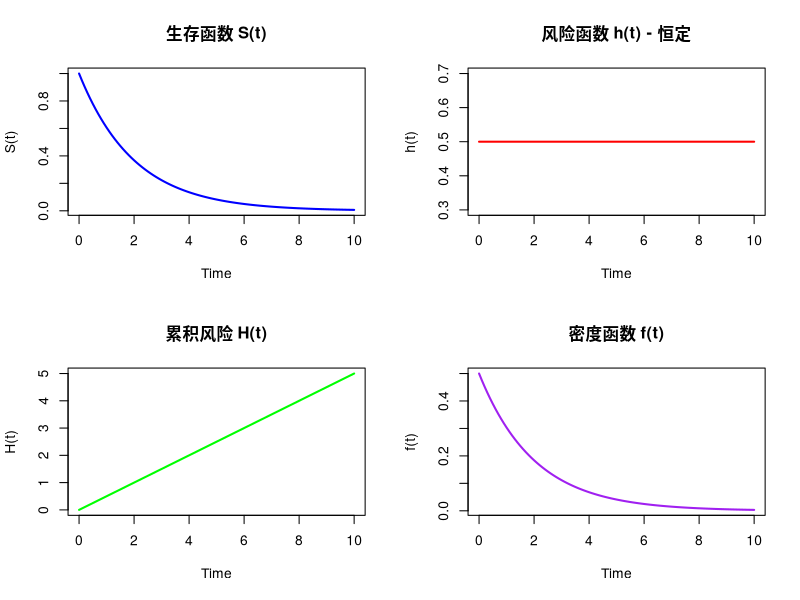
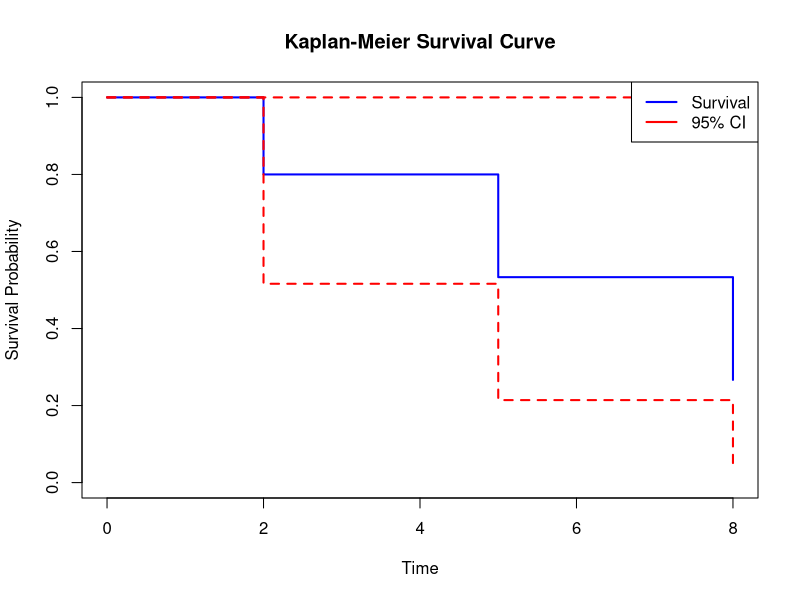
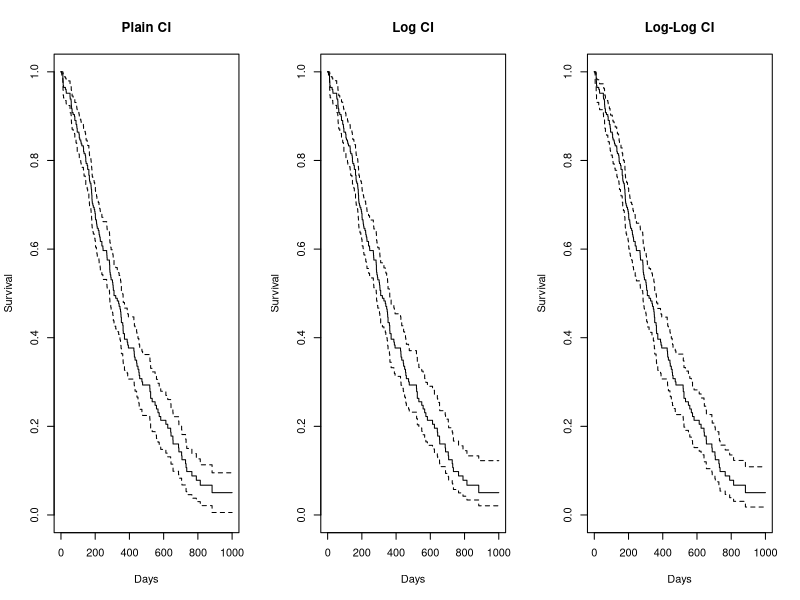
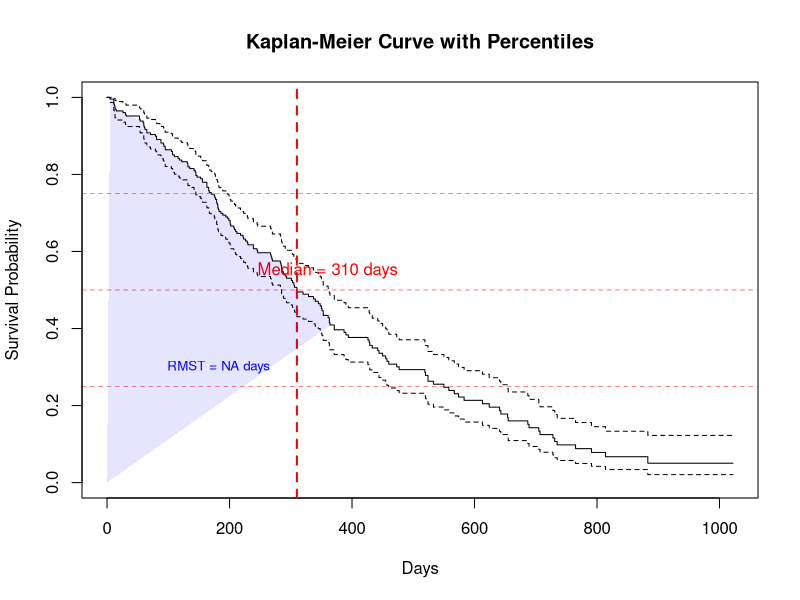
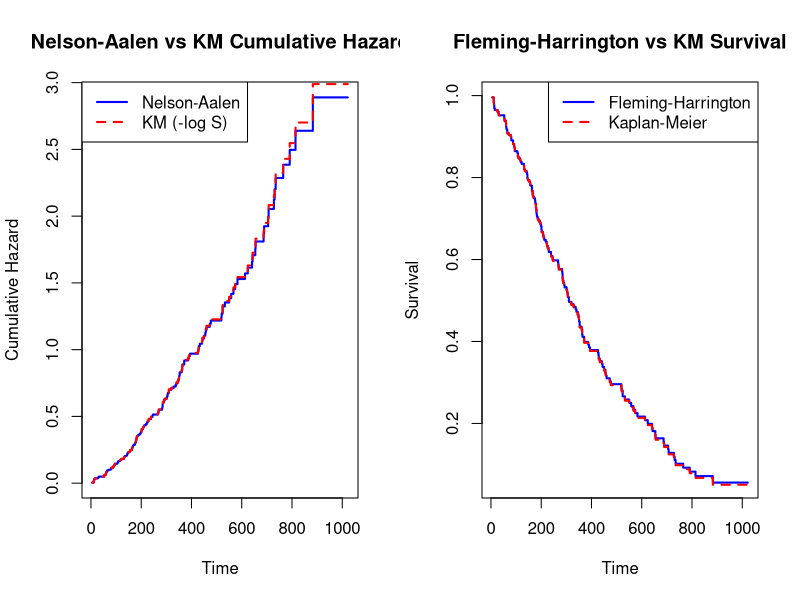
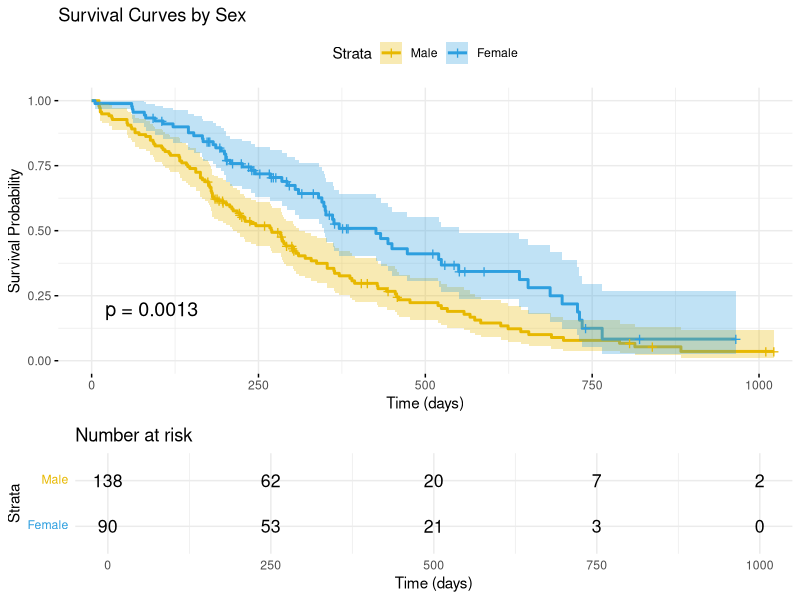
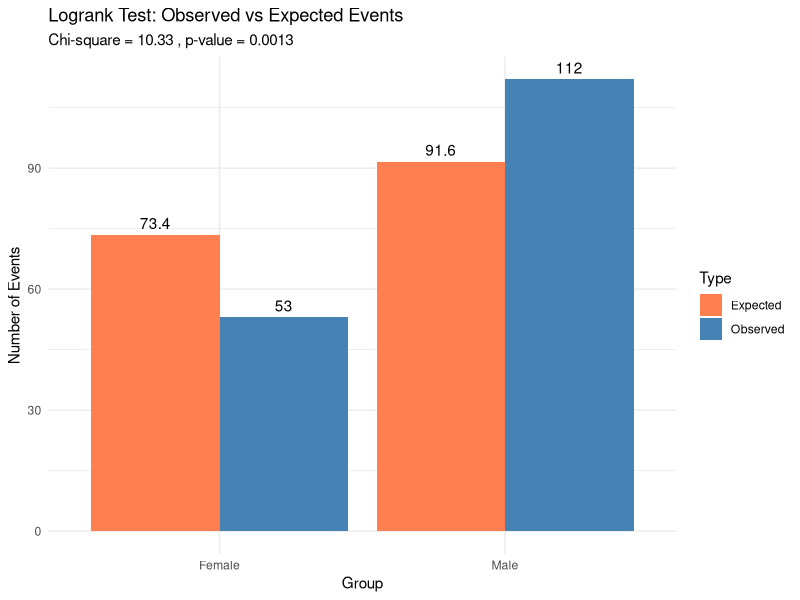
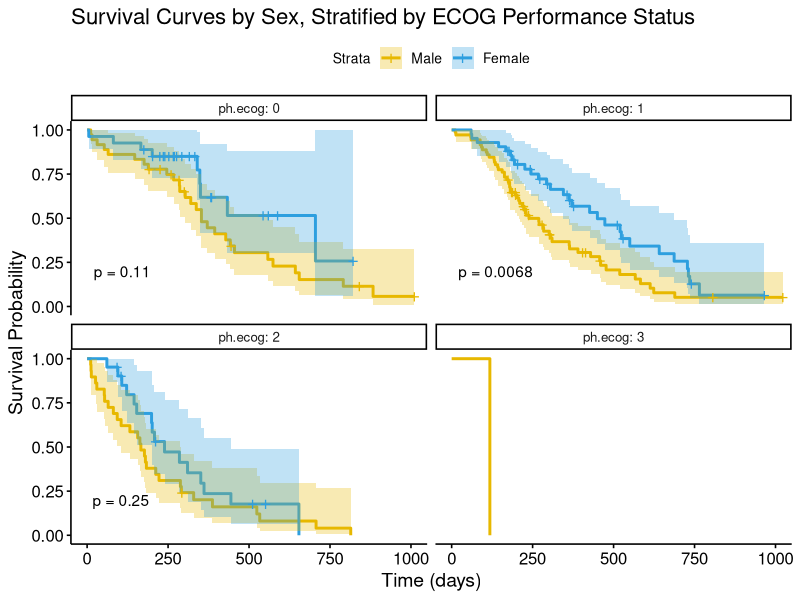

Reproduce these figures in R, in order. (Note: this script raises an error after producing the figures.)
## ---- chunk 1
knitr::opts_chunk$set(echo = TRUE, warning = FALSE, message = FALSE,
                      fig.width = 8, fig.height = 6)
library(survival)
library(survminer)
library(ggplot2)
library(dplyr)
library(knitr)
library(gridExtra)
## ---- chunk 2
# 示例：生成模拟数据展示基本函数关系
t <- seq(0, 10, 0.1)
lambda <- 0.5  # 指数分布参数

# 四个基本函数
h_t <- lambda  # 恒定hazard
H_t <- lambda * t  # 累积hazard
S_t <- exp(-lambda * t)  # 生存函数
f_t <- lambda * exp(-lambda * t)  # 密度函数
F_t <- 1 - S_t  # 累积分布函数

# 可视化
par(mfrow = c(2, 2))
plot(t, S_t, type = "l", lwd = 2, col = "blue",
     main = "生存函数 S(t)", ylab = "S(t)", xlab = "Time")
plot(t, h_t * rep(1, length(t)), type = "l", lwd = 2, col = "red",
     main = "风险函数 h(t) - 恒定", ylab = "h(t)", xlab = "Time")
plot(t, H_t, type = "l", lwd = 2, col = "green",
     main = "累积风险 H(t)", ylab = "H(t)", xlab = "Time")
plot(t, f_t, type = "l", lwd = 2, col = "purple",
     main = "密度函数 f(t)", ylab = "f(t)", xlab = "Time")
par(mfrow = c(1, 1))
## ---- chunk 3
# 验证指数分布的条件概率和无记忆性
lambda <- 0.3
s <- 2
t <- 3

# P(T > s+t | T > s) = S(s+t) / S(s)
S_s <- exp(-lambda * s)
S_st <- exp(-lambda * (s + t))
cond_prob <- S_st / S_s

# 结果展示
result_df <- data.frame(
  Method = c("条件概率 P(T>5|T>2)", "直接计算 P(T>3)", "差异"),
  Value = c(cond_prob, exp(-lambda * t), abs(cond_prob - exp(-lambda * t)))
)
kable(result_df, digits = 6, caption = "指数分布无记忆性验证")
## ---- chunk 4
# 模拟右删失数据
set.seed(123)
n <- 100

# 真实事件时间（指数分布）
true_time <- rexp(n, rate = 0.2)

# 删失时间（均匀分布）
censor_time <- runif(n, 0, 15)

# 观测时间和删失指示
obs_time <- pmin(true_time, censor_time)
event <- as.numeric(true_time <= censor_time)

# 创建生存对象
surv_obj <- Surv(time = obs_time, event = event)

# 汇总统计
summary_df <- data.frame(
  Item = c("样本量", "事件数", "删失数", "删失率"),
  Value = c(n, sum(event), sum(1 - event),
            paste0(round(mean(1 - event) * 100, 1), "%"))
)
kable(summary_df, col.names = c("项目", "值"), caption = "右删失数据汇总")

head(data.frame(obs_time, event, surv_obj), 10)
## ---- chunk 5
# 示例：研究从1990年开始，但只观察1985年后出生且存活到1990年的个体
set.seed(456)
n <- 50

# 出生时间（1985-1990之间）
birth_year <- runif(n, 1985, 1990)

# 进入研究时间（1990年）
entry_year <- 1990

# 事件时间（从出生算起）
event_year <- birth_year + rexp(n, rate = 0.1)

# 删失时间（研究结束于2000年）
censor_year <- 2000

# 只观察存活到1990年的个体
entry_time <- entry_year - birth_year  # 左截断时间
obs_time <- pmin(event_year, censor_year) - birth_year
event <- as.numeric(event_year < censor_year)

# 左截断数据
left_trunc_data <- data.frame(
  entry = entry_time,
  exit = obs_time,
  event = event
)

kable(head(left_trunc_data), digits = 1,
      caption = paste0("左截断数据示例（所有个体在时间 ", round(unique(entry_time), 1), " 进入研究）"))
## ---- chunk 6
# 示例数据：2, 3+, 5, 8, 8+  (+ 表示删失)
time <- c(2, 3, 5, 8, 8)
event <- c(1, 0, 1, 1, 0)

# 创建KM表格
km_table <- data.frame(
  t = c(0, 2, 3, 5, 8),
  n_risk = c(5, 5, 4, 3, 2),
  n_event = c(0, 1, 0, 1, 1),
  n_censor = c(0, 0, 1, 0, 1),
  survival = c(1, 0.8, 0.8, 0.533, 0.267)
)

km_table$hazard <- km_table$n_event / km_table$n_risk
km_table$se_component <- ifelse(km_table$n_event > 0,
                                 km_table$n_event / (km_table$n_risk * (km_table$n_risk - km_table$n_event)),
                                 0)

print(km_table)

# 计算Greenwood标准误（在t=8时）
greenwood_sum <- sum(km_table$se_component[km_table$t <= 8 & km_table$n_event > 0])
se_s8 <- km_table$survival[km_table$t == 8] * sqrt(greenwood_sum)

cat("\nGreenwood方差成分之和:", greenwood_sum, "\n")
cat("SE(S(8)):", se_s8, "\n")
## ---- chunk 7
# 使用survival包计算
km_fit <- survfit(Surv(time, event) ~ 1)

# 查看详细结果
summary(km_fit)

# 绘制KM曲线
plot(km_fit, conf.int = TRUE,
     xlab = "Time", ylab = "Survival Probability",
     main = "Kaplan-Meier Survival Curve",
     col = c("blue", "red", "red"),
     lwd = 2)
legend("topright", c("Survival", "95% CI"),
       col = c("blue", "red"), lwd = 2)
## ---- chunk 8
# 使用lung数据集
data(lung)
lung_clean <- lung %>% filter(!is.na(sex))

# 计算不同类型的置信区间
km_plain <- survfit(Surv(time, status - 1) ~ 1, data = lung_clean, conf.type = "plain")
km_log <- survfit(Surv(time, status - 1) ~ 1, data = lung_clean, conf.type = "log")
km_loglog <- survfit(Surv(time, status - 1) ~ 1, data = lung_clean, conf.type = "log-log")

# 比较在特定时间点的CI
time_point <- 365

# 提取在该时间点的估计
summary(km_plain, times = time_point)$surv
summary(km_log, times = time_point)$surv
summary(km_loglog, times = time_point)$surv

# 可视化比较
par(mfrow = c(1, 3))
plot(km_plain, conf.int = TRUE, main = "Plain CI",
     xlab = "Days", ylab = "Survival", xlim = c(0, 1000))
plot(km_log, conf.int = TRUE, main = "Log CI",
     xlab = "Days", ylab = "Survival", xlim = c(0, 1000))
plot(km_loglog, conf.int = TRUE, main = "Log-Log CI", # Default method
     xlab = "Days", ylab = "Survival", xlim = c(0, 1000))
par(mfrow = c(1, 1))
## ---- chunk 9
# 给定n=13的KM乘积形式：
# S(τ1)=10/11, S(τ2)=(10/11)×(9/10), S(τ3)=(10/11)×(9/10)×(7/8),
# S(τ4)=(10/11)×(9/10)×(7/8)×(4/6), S(τ5)=(...)×(1/2), S(τ6)=0

n_total <- 13

# 步骤1：从乘积分母读取ri，从(ri-di)/ri推di
backward_data <- data.frame(
  time = paste0("τ", 1:6),
  factor = c("10/11", "9/10", "7/8", "4/6", "1/2", "0/1"),
  r_i = c(11, 10, 8, 6, 2, 1),
  d_i = c(1, 1, 1, 2, 1, 1)
)

# 步骤2：计算审查数 ci = (ri - di) - r(i+1)
backward_data$c_i <- c(
  (11-1) - 10,  # τ1后
  (10-1) - 8,   # τ2后
  (8-1) - 6,    # τ3后
  (6-2) - 2,    # τ4后
  (2-1) - 1,    # τ5后
  0             # τ6后
)

print(backward_data[, c("time", "factor", "r_i", "d_i", "c_i")])

# 步骤3：验证
cat("\n验证:\n")
cat("失败总数 =", sum(backward_data$d_i), "\n")
cat("τ1前审查 = n - r1 =", n_total - backward_data$r_i[1], "\n")
cat("τ1后审查 =", sum(backward_data$c_i), "\n")
cat("总审查数k =", (n_total - backward_data$r_i[1]) + sum(backward_data$c_i), "\n")
cat("总计 =", sum(backward_data$d_i) + (n_total - backward_data$r_i[1]) + sum(backward_data$c_i),
    "(= n) ✓\n")
## ---- chunk 10
# 使用lung数据
km_lung <- survfit(Surv(time, status - 1) ~ 1, data = lung_clean)

# 提取中位生存时间
median_surv <- surv_median(km_lung)
cat("中位生存时间:", round(median_surv$median, 1), "天\n")
cat("95% CI:", round(median_surv$lower, 1), "到", round(median_surv$upper, 1), "天\n\n")

# 计算25%, 50%, 75%分位数
quantiles <- quantile(km_lung, probs = c(0.25, 0.5, 0.75))
cat("生存百分位数:\n")
print(quantiles)

# 计算RMST - 仅提取关键信息
tau <- 365
rmst_obj <- summary(km_lung, rmean = tau)
rmst_value <- rmst_obj$table["*rmean"]
rmst_se <- rmst_obj$table["*se(rmean)"]

cat("\n限制性平均生存时间 (RMST at τ=365天):\n")
cat("RMST =", round(rmst_value, 1), "天\n")
cat("SE =", round(rmst_se, 2), "\n")
cat("95% CI = [", round(rmst_value - 1.96*rmst_se, 1), ",",
    round(rmst_value + 1.96*rmst_se, 1), "]\n")

# 可视化：显示中位生存时间和百分位数
plot(km_lung, conf.int = TRUE,
     xlab = "Days", ylab = "Survival Probability",
     main = "Kaplan-Meier Curve with Percentiles")
abline(h = c(0.25, 0.5, 0.75), col = "red", lty = 2, lwd = 0.5)
abline(v = median_surv$median, col = "red", lty = 2, lwd = 2)
text(median_surv$median + 50, 0.55,
     paste("Median =", round(median_surv$median, 1), "days"), col = "red")
# 标注阴影区域表示RMST
polygon(c(0, km_lung$time[km_lung$time <= tau],
          tau, 0),
        c(0, km_lung$surv[km_lung$time <= tau],
          km_lung$surv[max(which(km_lung$time <= tau))], 0),
        col = rgb(0, 0, 1, 0.1), border = NA)
text(tau/2, 0.3, paste("RMST =", round(rmst_value, 0), "days"),
     col = "blue", cex = 0.8)
## ---- chunk 11
# 计算Nelson-Aalen累积风险估计
km_lung <- survfit(Surv(time, status - 1) ~ 1, data = lung_clean)

# 提取累积风险
na_est <- data.frame(
  time = km_lung$time,
  n_event = km_lung$n.event,
  n_risk = km_lung$n.risk,
  cumhaz = cumsum(km_lung$n.event / km_lung$n.risk)  # Nelson-Aalen
)

# KM隐含的累积风险
na_est$cumhaz_km <- -log(km_lung$surv)

# Fleming-Harrington估计
na_est$surv_fh <- exp(-na_est$cumhaz)
na_est$surv_km <- km_lung$surv

# 比较
head(na_est, 10)

# 可视化比较
par(mfrow = c(1, 2))
plot(na_est$time, na_est$cumhaz, type = "s", col = "blue", lwd = 2,
     xlab = "Time", ylab = "Cumulative Hazard",
     main = "Nelson-Aalen vs KM Cumulative Hazard")
lines(na_est$time, na_est$cumhaz_km, type = "s", col = "red", lwd = 2, lty = 2)
legend("topleft", c("Nelson-Aalen", "KM (-log S)"),
       col = c("blue", "red"), lwd = 2, lty = c(1, 2))

plot(na_est$time, na_est$surv_fh, type = "s", col = "blue", lwd = 2,
     xlab = "Time", ylab = "Survival",
     main = "Fleming-Harrington vs KM Survival")
lines(na_est$time, na_est$surv_km, type = "s", col = "red", lwd = 2, lty = 2)
legend("topright", c("Fleming-Harrington", "Kaplan-Meier"),
       col = c("blue", "red"), lwd = 2, lty = c(1, 2))
par(mfrow = c(1, 1))
## ---- chunk 12
# 示例数据：两组的生存时间
group1_time <- c(6, 7, 10, 15, 19, 25)
group1_event <- c(1, 1, 1, 1, 0, 0)

group2_time <- c(1, 1, 2, 2, 3, 4, 4, 8, 17, 23)
group2_event <- c(1, 1, 1, 1, 1, 0, 1, 1, 0, 0)

# 合并数据
surv_data <- data.frame(
  time = c(group1_time, group2_time),
  event = c(group1_event, group2_event),
  group = c(rep("Group 1", length(group1_time)),
            rep("Group 2", length(group2_time)))
)

# 使用survival包进行logrank检验
logrank_test <- survdiff(Surv(time, event) ~ group, data = surv_data)
print(logrank_test)

# 手工构建logrank表格（仅显示有事件的时间）
event_times <- sort(unique(surv_data$time[surv_data$event == 1]))

logrank_table <- data.frame(
  time = event_times,
  n1 = sapply(event_times, function(t) sum(surv_data$time >= t & surv_data$group == "Group 1")),
  n2 = sapply(event_times, function(t) sum(surv_data$time >= t & surv_data$group == "Group 2")),
  d1 = sapply(event_times, function(t) sum(surv_data$time == t & surv_data$event == 1 & surv_data$group == "Group 1")),
  d2 = sapply(event_times, function(t) sum(surv_data$time == t & surv_data$event == 1 & surv_data$group == "Group 2"))
)

logrank_table$n_total <- logrank_table$n1 + logrank_table$n2
logrank_table$d_total <- logrank_table$d1 + logrank_table$d2
logrank_table$E1 <- (logrank_table$n1 * logrank_table$d_total) / logrank_table$n_total
logrank_table$V <- with(logrank_table,
                        (n1 * n2 * d_total * (n_total - d_total)) /
                          (n_total^2 * (n_total - 1)))

print(logrank_table)

# 计算检验统计量
O1 <- sum(logrank_table$d1)
E1 <- sum(logrank_table$E1)
V <- sum(logrank_table$V)
chi_sq <- (O1 - E1)^2 / V
p_value <- 1 - pchisq(chi_sq, df = 1)

# 结果汇总
test_results <- data.frame(
  Statistic = c("Observed (O1)", "Expected (E1)", "Variance (V)", "χ²", "p-value"),
  Value = c(O1, round(E1, 2), round(V, 2), round(chi_sq, 3), format.pval(p_value))
)
kable(test_results, caption = "Logrank检验统计量计算")
## ---- chunk 13
# 使用lung数据集按性别分组
km_sex <- survfit(Surv(time, status - 1) ~ sex, data = lung_clean)

# 使用survminer绘制美观的KM曲线
ggsurvplot(km_sex,
           data = lung_clean,
           pval = TRUE,  # 显示p值
           conf.int = TRUE,  # 显示置信区间
           risk.table = TRUE,  # 显示风险表
           risk.table.height = 0.3,
           xlab = "Time (days)",
           ylab = "Survival Probability",
           title = "Survival Curves by Sex",
           legend.labs = c("Male", "Female"),
           palette = c("#E7B800", "#2E9FDF"),
           ggtheme = theme_minimal())
## ---- chunk 14
# Logrank (G^{0,0})
logrank <- survdiff(Surv(time, status - 1) ~ sex, data = lung_clean, rho = 0)
cat("Logrank Test (rho=0):\n")
print(logrank)

# Peto-Peto / Wilcoxon (G^{1,0})
wilcoxon <- survdiff(Surv(time, status - 1) ~ sex, data = lung_clean, rho = 1)
cat("\nWilcoxon Test (rho=1, emphasizes early differences):\n")
print(wilcoxon)

# 检验结果比较
comparison_df <- data.frame(
  Test = c("Logrank (rho=0)", "Wilcoxon (rho=1)"),
  Chi_square = c(round(logrank$chisq, 3), round(wilcoxon$chisq, 3)),
  p_value = c(format.pval(1 - pchisq(logrank$chisq, 1)),
              format.pval(1 - pchisq(wilcoxon$chisq, 1)))
)
kable(comparison_df, caption = "Logrank vs Wilcoxon检验比较")

# 可视化观测值 vs 期望值
test_comparison <- data.frame(
  Group = c("Male", "Female"),
  Observed = logrank$obs,
  Expected = logrank$exp
)

# 创建条形图比较
library(tidyr)
test_long <- test_comparison %>%
  pivot_longer(cols = c(Observed, Expected),
               names_to = "Type", values_to = "Count")

ggplot(test_long, aes(x = Group, y = Count, fill = Type)) +
  geom_bar(stat = "identity", position = "dodge") +
  labs(title = "Logrank Test: Observed vs Expected Events",
       subtitle = paste("Chi-square =", round(logrank$chisq, 2),
                       ", p-value =", round(1 - pchisq(logrank$chisq, 1), 4)),
       x = "Group", y = "Number of Events") +
  scale_fill_manual(values = c("Observed" = "steelblue", "Expected" = "coral")) +
  theme_minimal() +
  geom_text(aes(label = round(Count, 1)), position = position_dodge(0.9), vjust = -0.5)
## ---- chunk 15
# 示例：控制ECOG表现状态后比较性别差异
# 首先检查数据
table(lung_clean$sex, lung_clean$ph.ecog)

# 分层logrank检验
stratified_logrank <- survdiff(Surv(time, status - 1) ~ sex + strata(ph.ecog),
                                data = lung_clean)
print(stratified_logrank)

# 可视化分层后的生存曲线
cat("\n### 分层后各层的生存曲线\n")

# 为每个ECOG层绘制KM曲线
lung_clean_ecog <- lung_clean %>% filter(!is.na(ph.ecog))
ggsurvplot_facet(survfit(Surv(time, status - 1) ~ sex, data = lung_clean_ecog),
                 data = lung_clean_ecog,
                 facet.by = "ph.ecog",
                 conf.int = TRUE,
                 pval = TRUE,
                 legend.labs = c("Male", "Female"),
                 palette = c("#E7B800", "#2E9FDF"),
                 title = "Survival Curves by Sex, Stratified by ECOG Performance Status",
                 xlab = "Time (days)",
                 ylab = "Survival Probability")
## ---- chunk 16
# 比较非分层和分层结果
unstratified <- survdiff(Surv(time, status - 1) ~ sex, data = lung_clean)
stratified <- survdiff(Surv(time, status - 1) ~ sex + strata(ph.ecog), data = lung_clean)

strat_comparison <- data.frame(
  Test = c("非分层", "分层(by ECOG)"),
  Chi_square = c(round(unstratified$chisq, 3), round(stratified$chisq, 3)),
  p_value = c(format.pval(1 - pchisq(unstratified$chisq, 1)),
              format.pval(1 - pchisq(stratified$chisq, 1)))
)
kable(strat_comparison, caption = "非分层vs分层Logrank检验")
## ---- chunk 17
# 单变量分析：性别
cox_sex <- coxph(Surv(time, status - 1) ~ sex, data = lung_clean)
summary(cox_sex)

# 提取关键信息
cox_summary <- data.frame(
  Statistic = c("β (Coefficient)", "HR (风险比)", "95% CI Lower", "95% CI Upper", "Wald p-value"),
  Value = c(
    round(coef(cox_sex), 4),
    round(exp(coef(cox_sex)), 3),
    round(exp(confint(cox_sex))[1], 3),
    round(exp(confint(cox_sex))[2], 3),
    format.pval(summary(cox_sex)$coefficients[, "Pr(>|z|)"])
  )
)
kable(cox_summary, caption = "单变量Cox模型关键结果（性别）")
## ---- chunk 18
# 多变量模型
cox_multi <- coxph(Surv(time, status - 1) ~ sex + age + ph.ecog,
                   data = lung_clean)
summary(cox_multi)

# 比较调整前后的HR
hr_unadj <- exp(coef(cox_sex))
hr_adj <- exp(coef(cox_multi)["sex"])
change_pct <- round((hr_adj - hr_unadj) / hr_unadj * 100, 1)

adjustment_comparison <- data.frame(
  Model = c("未调整", "调整(age, ECOG)"),
  HR_sex = c(round(hr_unadj, 3), round(hr_adj, 3)),
  Change = c("-", paste0(change_pct, "%"))
)
kable(adjustment_comparison, caption = "性别HR：调整前后比较")

# 可视化HR和置信区间
hr_data <- data.frame(
  variable = names(coef(cox_multi)),
  hr = exp(coef(cox_multi)),
  lower = exp(confint(cox_multi)[, 1]),
  upper = exp(confint(cox_multi)[, 2])
)

ggplot(hr_data, aes(x = variable, y = hr)) +
  geom_point(size = 4) +
  geom_errorbar(aes(ymin = lower, ymax = upper), width = 0.2) +
  geom_hline(yintercept = 1, linetype = "dashed", color = "red") +
  coord_flip() +
  labs(title = "Hazard Ratios with 95% Confidence Intervals",
       x = "Variable", y = "Hazard Ratio") +
  theme_minimal()
## ---- chunk 19
# 创建不同的协变量配置文件
newdata <- expand.grid(
  sex = c(1, 2),  # 1=male, 2=female
  age = c(50, 70),  # 年龄50和70
  ph.ecog = c(0, 2)  # ECOG 0和2
)

# 使用前6个配置文件进行演示
newdata_demo <- newdata[c(1, 2, 5, 6), ]
newdata_demo$profile <- c("Male,50,ECOG0", "Female,50,ECOG0",
                          "Male,70,ECOG2", "Female,70,ECOG2")

# 绘制预测生存曲线
fit_curves <- survfit(cox_multi, newdata = newdata_demo)
ggsurvplot(fit_curves, data = lung_clean,
           conf.int = TRUE,
           legend.labs = newdata_demo$profile,
           title = "Predicted Survival Curves for Different Covariate Profiles",
           xlab = "Time (days)",
           ylab = "Survival Probability",
           palette = c("blue", "red", "green", "purple"))

# 森林图展示所有协变量的HR
ggforest(cox_multi, data = lung_clean,
         main = "Hazard Ratios - Forest Plot")
## ---- chunk 20
# 构建嵌套模型比较（使用相同数据）
lung_complete <- lung_clean %>% filter(!is.na(wt.loss))

# Full model
cox_full <- coxph(Surv(time, status - 1) ~ sex + age + ph.ecog + wt.loss,
                  data = lung_complete)

# Reduced model (without wt.loss)
cox_reduced <- coxph(Surv(time, status - 1) ~ sex + age + ph.ecog,
                     data = lung_complete)

# 提取三种检验的结果
wald_result <- summary(cox_full)$coefficients["wt.loss", ]
lr_test <- anova(cox_reduced, cox_full, test = "Chisq")

# 单个协变量的三种检验比较
single_var_tests <- data.frame(
  Test = c("Wald", "Partial LR", "Score (overall)"),
  Chi_square = c(
    round(wald_result["z"]^2, 3),
    round(lr_test$Chisq[2], 3),
    round(summary(cox_full)$sctest["test"], 3)
  ),
  p_value = c(
    format.pval(wald_result["Pr(>|z|)"]),
    format.pval(lr_test$`Pr(>Chi)`[2]),
    format.pval(summary(cox_full)$sctest["pvalue"])
  )
)
kable(single_var_tests, caption = "三种检验统计量比较（wt.loss系数）")

# 整体模型检验
overall_tests <- data.frame(
  Test = c("Wald", "Score", "Partial LR"),
  Chi_square = c(
    round(summary(cox_full)$wald.test["test"], 3),
    round(summary(cox_full)$sctest["test"], 3),
    round(summary(cox_full)$logtest["test"], 3)
  ),
  df = c(
    summary(cox_full)$wald.test["df"],
    summary(cox_full)$sctest["df"],
    summary(cox_full)$logtest["df"]
  ),
  p_value = c(
    format.pval(summary(cox_full)$wald.test["pvalue"]),
    format.pval(summary(cox_full)$sctest["pvalue"]),
    format.pval(summary(cox_full)$logtest["pvalue"])
  )
)
kable(overall_tests, caption = "整体模型检验（所有协变量）")
## ---- chunk 21
# 创建示例：性别和ECOG的交互
# 首先将ECOG二分类
lung_clean$ecog_binary <- ifelse(lung_clean$ph.ecog <= 1, 0, 1)

# 无交互模型
cox_no_int <- coxph(Surv(time, status - 1) ~ sex + ecog_binary,
                    data = lung_clean)

# 有交互模型
cox_int <- coxph(Surv(time, status - 1) ~ sex * ecog_binary,
                 data = lung_clean)

cat("=== 无交互模型 ===\n")
summary(cox_no_int)

cat("\n=== 有交互模型 ===\n")
summary(cox_int)

# 检验交互是否显著
lr_int <- anova(cox_no_int, cox_int, test = "Chisq")

interaction_test <- data.frame(
  Test = "交互项 LR Test",
  Chi_square = round(lr_int$Chisq[2], 3),
  df = lr_int$Df[2],
  p_value = format.pval(lr_int$`Pr(>Chi)`[2])
)
kable(interaction_test, caption = "交互作用显著性检验")

# 计算不同ECOG水平下的性别HR
beta_sex <- coef(cox_int)["sex"]
beta_ecog <- coef(cox_int)["ecog_binary"]
beta_int <- coef(cox_int)["sex:ecog_binary"]

hr_sex_ecog0 <- exp(beta_sex)
hr_sex_ecog1 <- exp(beta_sex + beta_int)

# HR随ECOG水平变化
hr_by_ecog <- data.frame(
  ECOG_Level = c("0-1", "2+"),
  HR_Female_vs_Male = c(round(hr_sex_ecog0, 3), round(hr_sex_ecog1, 3)),
  Interpretation = c(
    paste0("风险降低 ", round((1-hr_sex_ecog0)*100, 1), "%"),
    paste0("风险降低 ", round((1-hr_sex_ecog1)*100, 1), "%")
  )
)
kable(hr_by_ecog, caption = "不同ECOG水平下的性别HR（女性 vs 男性）")

# 可视化交互作用：不同ECOG水平下的生存曲线
# 创建4组数据：男性ECOG0, 女性ECOG0, 男性ECOG1, 女性ECOG1
newdata_int <- data.frame(
  sex = c(1, 2, 1, 2),
  ecog_binary = c(0, 0, 1, 1)
)
newdata_int$group <- c("Male,ECOG0-1", "Female,ECOG0-1",
                       "Male,ECOG2+", "Female,ECOG2+")

fit_int <- survfit(cox_int, newdata = newdata_int)
ggsurvplot(fit_int, data = lung_clean,
           conf.int = FALSE,
           legend.labs = newdata_int$group,
           title = "Interaction: Sex Effect Varies by ECOG Status",
           xlab = "Time (days)",
           ylab = "Survival Probability",
           palette = c("blue", "red", "darkblue", "darkred"))

# 条形图展示不同组的HR
hr_int_data <- data.frame(
  ECOG = c("0-1", "2+"),
  HR = c(hr_sex_ecog0, hr_sex_ecog1),
  lower = c(exp(confint(cox_int)["sex", 1]),
            exp(beta_sex + beta_int +
                sqrt(vcov(cox_int)["sex","sex"] +
                     vcov(cox_int)["sex:ecog_binary","sex:ecog_binary"] +
                     2*vcov(cox_int)["sex","sex:ecog_binary"]) * qnorm(0.025))),
  upper = c(exp(confint(cox_int)["sex", 2]),
            exp(beta_sex + beta_int +
                sqrt(vcov(cox_int)["sex","sex"] +
                     vcov(cox_int)["sex:ecog_binary","sex:ecog_binary"] +
                     2*vcov(cox_int)["sex","sex:ecog_binary"]) * qnorm(0.975)))
)

ggplot(hr_int_data, aes(x = ECOG, y = HR)) +
  geom_bar(stat = "identity", fill = "steelblue", alpha = 0.7) +
  geom_errorbar(aes(ymin = lower, ymax = upper), width = 0.2) +
  geom_hline(yintercept = 1, linetype = "dashed", color = "red") +
  labs(title = "Sex HR (Female vs Male) by ECOG Status",
       subtitle = "Evidence of interaction if bars are different heights",
       x = "ECOG Status", y = "Hazard Ratio (Female vs Male)") +
  theme_minimal()
## ---- chunk 22
# 比较不同的tie处理方法
# Breslow方法（快速）
cox_breslow <- coxph(Surv(time, status - 1) ~ sex + age,
                     data = lung_clean, ties = "breslow")

# Efron方法（默认，更准确）
cox_efron <- coxph(Surv(time, status - 1) ~ sex + age,
                   data = lung_clean, ties = "efron")

# Exact方法（精确但慢）
cox_exact <- coxph(Surv(time, status - 1) ~ sex + age,
                   data = lung_clean, ties = "exact")

# 比较结果
cat("=== Breslow方法 ===\n")
print(summary(cox_breslow)$coefficients)

cat("\n=== Efron方法 ===\n")
print(summary(cox_efron)$coefficients)

cat("\n=== Exact方法 ===\n")
print(summary(cox_exact)$coefficients)

# 比较HR的差异
hr_comparison <- data.frame(
  Method = c("Breslow", "Efron", "Exact"),
  HR_sex = c(exp(coef(cox_breslow)["sex"]),
             exp(coef(cox_efron)["sex"]),
             exp(coef(cox_exact)["sex"])),
  HR_age = c(exp(coef(cox_breslow)["age"]),
             exp(coef(cox_efron)["age"]),
             exp(coef(cox_exact)["age"]))
)
print(hr_comparison)
## ---- chunk 23
# 当某个变量违反PH假设时，可以分层

# 按ECOG分层，估计性别效应
cox_strat <- coxph(Surv(time, status - 1) ~ sex + strata(ph.ecog),
                   data = lung_clean)

# 不分层模型
cox_nostrat <- coxph(Surv(time, status - 1) ~ sex + ph.ecog,
                     data = lung_clean)

cat("=== 不分层模型 ===\n")
summary(cox_nostrat)

cat("\n=== 分层模型 (stratified by ECOG) ===\n")
summary(cox_strat)
## ---- chunk 24
# 可视化分层模型：不同ECOG层的生存曲线
# 为每个ECOG层级绘制性别的生存曲线
lung_clean$ecog_group <- factor(lung_clean$ph.ecog,
                                levels = c(0, 1, 2, 3),
                                labels = c("ECOG 0", "ECOG 1", "ECOG 2", "ECOG 3"))

# 使用分层模型预测
# 为男性和女性创建数据
newdata_strat <- expand.grid(
  sex = c(1, 2),
  ph.ecog = c(0, 1, 2, 3)
)
newdata_strat$label <- paste(ifelse(newdata_strat$sex == 1, "Male", "Female"),
                             paste0("ECOG", newdata_strat$ph.ecog), sep = ",")

# 注意：分层模型的survfit需要特殊处理
# 我们分别绘制每个层级的KM曲线
par(mfrow = c(2, 2))
for (ecog_val in 0:3) {
  if (sum(lung_clean$ph.ecog == ecog_val, na.rm = TRUE) > 5) {
    data_subset <- lung_clean[lung_clean$ph.ecog == ecog_val, ]
    km_subset <- survfit(Surv(time, status - 1) ~ sex, data = data_subset)
    plot(km_subset, col = c("blue", "red"), lwd = 2,
         main = paste("ECOG", ecog_val, "- Stratified by Sex"),
         xlab = "Time (days)", ylab = "Survival Probability",
         conf.int = FALSE)
    legend("topright", legend = c("Male", "Female"),
           col = c("blue", "red"), lwd = 2)
  }
}
par(mfrow = c(1, 1))

# 比较分层和非分层模型的系数
coef_comparison <- data.frame(
  Model = c("Non-stratified", "Stratified"),
  Sex_HR = c(round(exp(coef(cox_nostrat)["sex"]), 3),
             round(exp(coef(cox_strat)["sex"]), 3)),
  Sex_SE = c(round(sqrt(vcov(cox_nostrat)["sex", "sex"]), 4),
             round(sqrt(vcov(cox_strat)["sex", "sex"]), 4))
)
kable(coef_comparison, caption = "分层vs非分层模型比较")
## ---- chunk 25

## ---- chunk 26
# 拟合模型
cox_model <- coxph(Surv(time, status - 1) ~ sex + age, data = lung_clean)

# 估计基线生存（所有协变量为0时）
baseline <- basehaz(cox_model, centered = FALSE)
head(baseline)

# 绘制基线累积风险
plot(baseline$time, baseline$hazard, type = "s",
     xlab = "Time (days)", ylab = "Cumulative Baseline Hazard",
     main = "Baseline Cumulative Hazard Function",
     col = "blue", lwd = 2)

# 基线生存函数
baseline$surv <- exp(-baseline$hazard)
plot(baseline$time, baseline$surv, type = "s",
     xlab = "Time (days)", ylab = "Baseline Survival",
     main = "Baseline Survival Function",
     col = "red", lwd = 2)
## ---- chunk 27
# 为特定协变量组合预测生存曲线

# 创建新数据：60岁男性和60岁女性
newdata <- data.frame(
  sex = c(1, 2),
  age = c(60, 60)
)

# 预测生存曲线
surv_pred <- survfit(cox_model, newdata = newdata)

# 绘制
plot(surv_pred, col = c("blue", "red"), lwd = 2,
     xlab = "Time (days)", ylab = "Survival Probability",
     main = "Predicted Survival: 60-year-old Male vs Female")
legend("topright", c("Male, 60 years", "Female, 60 years"),
       col = c("blue", "red"), lwd = 2)
## ---- chunk 28
# 方法1: log-log plot
km_sex <- survfit(Surv(time, status - 1) ~ sex, data = lung_clean)

# 提取生存概率
sex_levels <- c(1, 2)
plot_data <- lapply(sex_levels, function(s) {
  idx <- which(lung_clean$sex == s)
  km <- survfit(Surv(time, status - 1) ~ 1, data = lung_clean[idx, ])
  data.frame(
    time = km$time,
    surv = km$surv,
    log_log_surv = log(-log(km$surv)),
    sex = s
  )
})

plot_data <- do.call(rbind, plot_data)

# 绘制log(-log(S(t))) vs log(t)
ggplot(plot_data, aes(x = log(time), y = log_log_surv, color = factor(sex))) +
  geom_step(size = 1) +
  labs(title = "Log-Log Plot to Check PH Assumption",
       x = "log(Time)", y = "log(-log(S(t)))",
       color = "Sex") +
  scale_color_manual(values = c("blue", "red"), labels = c("Male", "Female")) +
  theme_minimal() +
  theme(legend.position = "top")
## ---- chunk 29
# 拟合Cox模型
cox_model <- coxph(Surv(time, status - 1) ~ sex + age + ph.ecog,
                   data = lung_clean)

# Schoenfeld残差检验
ph_test <- cox.zph(cox_model)
print(ph_test)

# 绘制Schoenfeld残差
par(mfrow = c(2, 2))
plot(ph_test)
par(mfrow = c(1, 1))

# 使用ggcoxzph（更美观）
ggcoxzph(ph_test,
         font.main = 12,
         font.x = 10,
         font.y = 10)
## ---- chunk 30

## ---- chunk 31
# 计算martingale残差
mart_resid <- residuals(cox_model, type = "martingale")

# 获取模型实际使用的数据
model_data <- model.frame(cox_model)
age_used <- model_data$age

# 检查函数形式（例如：年龄的函数形式）
plot(age_used, mart_resid,
     xlab = "Age", ylab = "Martingale Residuals",
     main = "Martingale Residuals vs Age")
abline(h = 0, col = "red", lty = 2)
lines(lowess(age_used, mart_resid), col = "blue", lwd = 2)
## ---- chunk 32

## ---- chunk 33
# Deviance残差（识别异常值）
dev_resid <- residuals(cox_model, type = "deviance")

# 使用模型实际使用的数据
model_data <- model.frame(cox_model)
age_used <- model_data$age

# 绘制
plot(age_used, dev_resid,
     xlab = "Age", ylab = "Deviance Residuals",
     main = "Deviance Residuals for Outlier Detection")
abline(h = c(-2, 0, 2), col = c("red", "black", "red"), lty = c(2, 1, 2))

# 识别极端值
outliers <- which(abs(dev_resid) > 2)
outlier_summary <- data.frame(
  Criterion = "|Deviance| > 2",
  N_outliers = length(outliers),
  Percentage = paste0(round(length(outliers) / nrow(model_data) * 100, 1), "%")
)
kable(outlier_summary, caption = "Deviance残差异常值检测")
## ---- chunk 34
# dfbeta - 删除观测对系数的影响
dfbeta_vals <- residuals(cox_model, type = "dfbeta")

# 绘制第一个协变量（sex）的dfbeta
plot(dfbeta_vals[, 1],
     ylab = "dfbeta for Sex",
     xlab = "Observation Index",
     main = "Influence on Sex Coefficient")
abline(h = 0, col = "red")

# 识别有影响的观测
influential <- which(abs(dfbeta_vals[, 1]) > 0.2)
influence_summary <- data.frame(
  Criterion = "|dfbeta| > 0.2",
  N_influential = length(influential),
  Percentage = paste0(round(length(influential) / nrow(dfbeta_vals) * 100, 1), "%")
)
kable(influence_summary, caption = "影响诊断：对性别系数有较大影响的观测")
## ---- chunk 35
# 比较不同模型
model1 <- coxph(Surv(time, status - 1) ~ sex, data = lung_clean)
model2 <- coxph(Surv(time, status - 1) ~ sex + age, data = lung_clean)
model3 <- coxph(Surv(time, status - 1) ~ sex + age + ph.ecog, data = lung_clean)
model4 <- coxph(Surv(time, status - 1) ~ sex + age + ph.ecog + wt.loss,
                data = lung_clean)

# 比较AIC
aic_comparison <- data.frame(
  Model = c("sex", "sex + age", "sex + age + ecog", "sex + age + ecog + wt.loss"),
  AIC = c(AIC(model1), AIC(model2), AIC(model3), AIC(model4)),
  LogLik = c(logLik(model1), logLik(model2), logLik(model3), logLik(model4))
)

kable(aic_comparison, digits = 2, caption = "模型比较：AIC和对数似然")
## ---- chunk 36

## ---- chunk 37
# 拟合指数分布（使用survreg，AFT参数化）
exp_model <- survreg(Surv(time, status - 1) ~ sex + age,
                     data = lung_clean, dist = "exponential")
summary(exp_model)

# 注意：survreg使用AFT参数化
# 转换为PH参数化
# AFT: log(T) = mu + beta*Z + sigma*W
# PH: h(t|Z) = h0(t) * exp(beta_PH * Z)
# 关系: beta_PH = -beta_AFT / sigma

# 对于指数分布，sigma = 1
beta_aft <- coef(exp_model)
beta_ph <- -beta_aft  # 除了截距

# 参数比较
param_comparison <- data.frame(
  Parameter = names(beta_aft)[-1],
  AFT_beta = round(beta_aft[-1], 4),
  PH_beta = round(beta_ph[-1], 4),
  HR = round(exp(beta_ph[-1]), 3)
)
kable(param_comparison, caption = "指数模型：AFT vs PH参数化")

# 验证指数假设
cox_model <- coxph(Surv(time, status - 1) ~ sex + age, data = lung_clean)
km_fit <- survfit(cox_model)

# 绘制log(S(t)) vs t
plot(km_fit$time, log(km_fit$surv), type = "l",
     xlab = "Time", ylab = "log(S(t))",
     main = "Check Exponential Assumption: log(S(t)) vs t",
     col = "blue", lwd = 2)
abline(a = 0, b = -0.002, col = "red", lty = 2)  # 参考线
## ---- chunk 38

## ---- chunk 39
# 指数分布的无记忆性质
# P(T > s+t | T > s) = P(T > t)

lambda <- 0.01  # 假设的hazard rate
s <- 100
t <- 50

# 条件概率
cond_prob <- exp(-lambda * t)

# 直接计算
prob_s <- exp(-lambda * s)
prob_st <- exp(-lambda * (s + t))
cond_prob_direct <- prob_st / prob_s

# 验证结果
memoryless_check <- data.frame(
  Method = c("无记忆性质 P(T>t)", "条件概率 P(T>s+t|T>s)", "差异"),
  Value = c(cond_prob, cond_prob_direct, abs(cond_prob - cond_prob_direct))
)
kable(memoryless_check, digits = 8, caption = "指数分布无记忆性质验证")
## ---- chunk 40
# 拟合Weibull分布
weibull_model <- survreg(Surv(time, status - 1) ~ sex + age,
                         data = lung_clean, dist = "weibull")
summary(weibull_model)

# Weibull参数
# h(t) = lambda * alpha * t^(alpha-1)
# S(t) = exp(-lambda * t^alpha)

# 从survreg提取参数
scale <- weibull_model$scale  # 这是1/alpha
alpha <- 1 / scale

# Weibull参数解释
alpha_interp <- ifelse(alpha > 1, "风险递增",
                      ifelse(alpha < 1, "风险递减", "恒定风险（指数分布）"))

weibull_params <- data.frame(
  Parameter = c("Shape (α)", "Scale (1/α)", "Interpretation"),
  Value = c(round(alpha, 3), round(scale, 3), alpha_interp)
)
kable(weibull_params, caption = "Weibull分布参数")

# AFT系数和PH系数比较
beta_aft_weibull <- coef(weibull_model)
beta_ph_weibull <- -beta_aft_weibull / scale

weibull_coef <- data.frame(
  Variable = names(beta_aft_weibull)[-1],
  AFT_beta = round(beta_aft_weibull[-1], 4),
  PH_beta = round(beta_ph_weibull[-1], 4),
  HR = round(exp(beta_ph_weibull[-1]), 3)
)
kable(weibull_coef, caption = "Weibull模型系数：AFT vs PH参数化")
## ---- chunk 41
# 绘制log(H(t)) vs log(t)
# 如果是Weibull分布，应该是直线，斜率为alpha

km_fit <- survfit(Surv(time, status - 1) ~ 1, data = lung_clean)

# 计算累积风险
cumhaz <- -log(km_fit$surv)

# 去除0值
valid_idx <- cumhaz > 0 & km_fit$time > 0

plot(log(km_fit$time[valid_idx]), log(cumhaz[valid_idx]),
     xlab = "log(Time)", ylab = "log(Cumulative Hazard)",
     main = "Check Weibull Assumption",
     pch = 19, col = "blue")

# 拟合直线
fit_line <- lm(log(cumhaz[valid_idx]) ~ log(km_fit$time[valid_idx]))
abline(fit_line, col = "red", lwd = 2)

# 拟合结果
weibull_fit_result <- data.frame(
  Statistic = c("斜率 (α估计)", "截距", "R²"),
  Value = c(round(coef(fit_line)[2], 3),
           round(coef(fit_line)[1], 3),
           round(summary(fit_line)$r.squared, 3))
)
kable(weibull_fit_result, caption = "Weibull假设检验：log(H)对log(t)的线性拟合")
## ---- chunk 42
# Log-normal模型
lognorm_model <- survreg(Surv(time, status - 1) ~ sex + age,
                         data = lung_clean, dist = "lognormal")

# Log-logistic模型
loglogistic_model <- survreg(Surv(time, status - 1) ~ sex + age,
                              data = lung_clean, dist = "loglogistic")

# 比较所有模型的AIC
model_comparison <- data.frame(
  Distribution = c("Exponential", "Weibull", "Log-normal", "Log-logistic"),
  AIC = c(AIC(exp_model), AIC(weibull_model),
          AIC(lognorm_model), AIC(loglogistic_model)),
  LogLik = c(logLik(exp_model), logLik(weibull_model),
             logLik(lognorm_model), logLik(loglogistic_model))
)

kable(model_comparison, digits = 2, caption = "参数模型比较")
## ---- chunk 43

## ---- chunk 44
# 模拟竞争风险数据
# 两种事件类型：类型1和类型2
set.seed(789)
n <- 200

# 两种原因的事件时间
time1 <- rexp(n, rate = 0.01)
time2 <- rexp(n, rate = 0.015)
censor_time <- runif(n, 0, 300)

# 观测时间和事件类型
obs_time <- pmin(time1, time2, censor_time)
event_type <- ifelse(obs_time == censor_time, 0,
                     ifelse(time1 < time2, 1, 2))

# 创建数据框
comp_risk_data <- data.frame(
  time = obs_time,
  event = event_type,
  x = rnorm(n)  # 协变量
)

table(comp_risk_data$event)

# Cause-specific hazard (Cox模型)
# 只分析事件类型1（将类型2和删失都视为删失）
comp_risk_data$event1 <- ifelse(comp_risk_data$event == 1, 1, 0)

cox_cause1 <- coxph(Surv(time, event1) ~ x, data = comp_risk_data)
summary(cox_cause1)

# Cumulative Incidence Function
km_overall <- survfit(Surv(time, event > 0) ~ 1, data = comp_risk_data)
## ---- chunk 45

## ---- chunk 46
# 创建时间依赖协变量的简单示例
# 假设治疗状态在时间50改变

set.seed(456)
n <- 50
base_time <- rexp(n, 0.02)
censor_time <- runif(n, 0, 150)

# 观测时间和事件指示
obs_time <- pmin(base_time, censor_time)
event_indicator <- as.numeric(base_time < censor_time)

# 创建时间段数据
# 每个个体最多有两行：0-50和50-结束
tdc_list <- list()
for(i in 1:n) {
  if(obs_time[i] <= 50) {
    # 如果在50之前就结束，只有一行
    tdc_list[[i]] <- data.frame(
      id = i,
      start = 0,
      stop = obs_time[i],
      event = event_indicator[i],
      trt = 0,
      age = rnorm(1, 60, 10)
    )
  } else {
    # 如果存活超过50，有两行
    tdc_list[[i]] <- data.frame(
      id = c(i, i),
      start = c(0, 50),
      stop = c(50, obs_time[i]),
      event = c(0, event_indicator[i]),
      trt = c(0, 1),  # 治疗在时间50开始
      age = rep(rnorm(1, 60, 10), 2)
    )
  }
}

tdc_data <- do.call(rbind, tdc_list)

kable(head(tdc_data, 10), caption = "时间依赖协变量数据示例（前10行）")

# 拟合时间依赖协变量模型
cox_tdc <- coxph(Surv(start, stop, event) ~ trt + age, data = tdc_data)
summary(cox_tdc)

# 数据结构汇总
tdc_summary <- data.frame(
  Item = c("原始个体数", "数据总行数", "平均行数/个体"),
  Value = c(n, nrow(tdc_data), round(nrow(tdc_data)/n, 2))
)
kable(tdc_summary, caption = "时间依赖协变量数据结构")
## ---- chunk 47

## ---- chunk 48
# 数据准备
data(lung)
lung_analysis <- lung %>%
  filter(!is.na(ph.ecog)) %>%
  mutate(
    sex = factor(sex, levels = 1:2, labels = c("Male", "Female")),
    status_binary = status - 1,
    ecog_cat = factor(ph.ecog, levels = 0:3,
                     labels = c("0", "1", "2", "3"))
  )

# 描述性统计
descriptive_stats <- data.frame(
  Item = c("样本量", "事件数", "删失数", "删失率"),
  Value = c(nrow(lung_analysis),
           sum(lung_analysis$status_binary),
           sum(1 - lung_analysis$status_binary),
           paste0(round(mean(1 - lung_analysis$status_binary) * 100, 1), "%"))
)
kable(descriptive_stats, caption = "描述性统计")

kable(table(lung_analysis$sex, lung_analysis$status_binary),
      caption = "按性别分组的事件分布")

# 单变量分析
cat("\n=== 单变量分析 ===\n")

# 性别
km_sex <- survfit(Surv(time, status_binary) ~ sex, data = lung_analysis)
logrank_sex <- survdiff(Surv(time, status_binary) ~ sex, data = lung_analysis)
cox_sex <- coxph(Surv(time, status_binary) ~ sex, data = lung_analysis)

cat("\nKM中位生存时间:\n")
print(surv_median(km_sex))

cat("\nLogrank检验:\n")
print(logrank_sex)

cat("\nCox模型:\n")
summary(cox_sex)

# 绘制KM曲线
ggsurvplot(km_sex,
           data = lung_analysis,
           pval = TRUE,
           conf.int = TRUE,
           risk.table = TRUE,
           xlab = "Time (days)",
           ylab = "Survival Probability",
           title = "Survival by Sex",
           legend.labs = c("Male", "Female"),
           palette = c("#00BFC4", "#F8766D"))

# 多变量分析
cat("\n=== 多变量分析 ===\n")

# 逐步添加变量
cox_step1 <- coxph(Surv(time, status_binary) ~ sex, data = lung_analysis)
cox_step2 <- coxph(Surv(time, status_binary) ~ sex + age, data = lung_analysis)
cox_step3 <- coxph(Surv(time, status_binary) ~ sex + age + ecog_cat,
                   data = lung_analysis)

# LR检验比较模型
cat("\n模型比较:\n")
anova(cox_step1, cox_step2, cox_step3)

# 最终模型
cox_final <- cox_step3
cat("\n最终模型:\n")
summary(cox_final)

# 模型诊断
cat("\n=== 模型诊断 ===\n")

# PH假设检验
ph_test <- cox.zph(cox_final)
print(ph_test)

# 残差图
par(mfrow = c(2, 2))
plot(ph_test)
par(mfrow = c(1, 1))

# 报告结果
median_surv <- surv_median(km_sex)
median_results <- data.frame(
  Sex = c("Male", "Female"),
  Median_Survival = round(median_surv$median, 1),
  CI_Lower = round(median_surv$lower, 1),
  CI_Upper = round(median_surv$upper, 1)
)
kable(median_results, caption = "中位生存时间（天）")

# 多变量Cox模型结果汇总
coef_summary <- summary(cox_final)$coefficients
hr_ci <- exp(confint(cox_final))
final_results <- data.frame(
  Variable = rownames(coef_summary),
  HR = round(exp(coef_summary[, 1]), 3),
  CI_Lower = round(hr_ci[, 1], 3),
  CI_Upper = round(hr_ci[, 2], 3),
  p_value = format.pval(coef_summary[, 5])
)
kable(final_results, caption = "多变量Cox模型最终结果")
## ---- chunk 49
# 为不同风险组合预测生存曲线

# 定义不同的风险档案
risk_profiles <- data.frame(
  sex = factor(c("Female", "Female", "Male", "Male"),
               levels = c("Male", "Female")),
  age = c(50, 70, 50, 70),
  ecog_cat = factor(c("1", "1", "1", "1"),
                   levels = c("0", "1", "2", "3"))
)

# 预测生存曲线
surv_pred <- survfit(cox_final, newdata = risk_profiles)

# 绘制
plot(surv_pred, col = 1:4, lwd = 2,
     xlab = "Time (days)", ylab = "Survival Probability",
     main = "Predicted Survival Curves for Different Risk Profiles")
legend("topright",
       legend = c("Female, 50, ECOG 1", "Female, 70, ECOG 1",
                  "Male, 50, ECOG 1", "Male, 70, ECOG 1"),
       col = 1:4, lwd = 2)

# 计算特定时间点的生存概率
time_point <- 365
pred_surv_1yr <- summary(surv_pred, times = time_point)

# 1年生存概率预测表
survival_1yr <- data.frame(
  Profile = paste(risk_profiles$sex, risk_profiles$age, "岁, ECOG", risk_profiles$ecog_cat),
  Survival_1yr = paste0(round(pred_surv_1yr$surv * 100, 1), "%"),
  CI_Lower = paste0(round(pred_surv_1yr$lower * 100, 1), "%"),
  CI_Upper = paste0(round(pred_surv_1yr$upper * 100, 1), "%")
)
kable(survival_1yr, caption = "1年生存概率预测（不同风险组合）")
## ---- chunk 50

## ---- chunk 51

## ---- chunk 52
# 示例：混杂的影响
set.seed(999)
n <- 500

# 生成数据，age是混杂因素
age <- rnorm(n, 60, 10)
treatment <- rbinom(n, 1, plogis((age - 60) / 10))  # 治疗与年龄相关
time <- rexp(n, exp(-0.5 * treatment + 0.03 * age))
event <- rbinom(n, 1, 0.7)

conf_data <- data.frame(time, event, treatment, age)

# 未调整模型
cox_unadj <- coxph(Surv(time, event) ~ treatment, data = conf_data)

# 调整模型
cox_adj <- coxph(Surv(time, event) ~ treatment + age, data = conf_data)

# 比较调整前后
hr_unadj <- exp(coef(cox_unadj))
hr_adj <- exp(coef(cox_adj)["treatment"])
change_pct <- round((hr_adj - hr_unadj) / hr_unadj * 100, 1)

confounding_comparison <- data.frame(
  Model = c("未调整", "调整年龄"),
  HR = c(round(hr_unadj, 3), round(hr_adj, 3)),
  CI_Lower = c(round(exp(confint(cox_unadj))[1], 3),
               round(exp(confint(cox_adj)["treatment", 1]), 3)),
  CI_Upper = c(round(exp(confint(cox_unadj))[2], 3),
               round(exp(confint(cox_adj)["treatment", 2]), 3)),
  Change = c("-", paste0(change_pct, "%"))
)
kable(confounding_comparison, caption = "混杂效应示例：调整前后HR比较")
## ---- chunk 53

## ---- chunk 54
formulas <- data.frame(
  Topic = c(
    "Survival Function",
    "Hazard Function",
    "Cumulative Hazard",
    "Relationship 1",
    "Relationship 2",
    "KM Estimator",
    "Greenwood Variance",
    "Logrank Statistic",
    "Cox Model",
    "Hazard Ratio",
    "Backward Calculation"
  ),
  Formula = c(
    "S(t) = P(T > t) = exp(-H(t))",
    "h(t) = f(t)/S(t) = -d log S(t)/dt",
    "H(t) = ∫ h(u)du = -log S(t)",
    "h(t) = f(t)/S(t)",
    "S(t) = exp(-∫ h(u)du)",
    "Ŝ(t) = ∏(1 - d_i/r_i)",
    "Var(Ŝ) = Ŝ²∑[d_i/(r_i(r_i-d_i))]",
    "χ² = (O₁-E₁)²/V",
    "h(t|Z) = h₀(t)exp(β'Z)",
    "HR = exp(β)",
    "d_i/r_i = 1 - Ŝ(t_i)/Ŝ(t_{i-1})"
  )
)

kable(formulas, caption = "关键公式总结")
## ---- chunk 55
concepts <- data.frame(
  Topic = c(
    "删失类型",
    "PH假设",
    "混杂",
    "交互作用",
    "分层",
    "模型选择"
  ),
  Key_Points = c(
    "右删失最常见；左截断≠左删失；非信息删失是关键假设",
    "HR不随时间变化；log-log图平行；Schoenfeld检验",
    ">10%HR变化提示混杂；调整后HR更准确",
    "一个变量的效应取决于另一个变量；检验交互项系数",
    "不同基线风险但相同β；用于PH假设违反",
    "AIC越小越好；LR检验比较嵌套模型；平衡拟合和复杂度"
  )
)

kable(concepts, caption = "关键概念总结")
## ---- chunk 56
cat("\n生成时间:", format(Sys.time(), "%Y-%m-%d %H:%M:%S"), "\n")
cat("R版本:", R.version.string, "\n")
